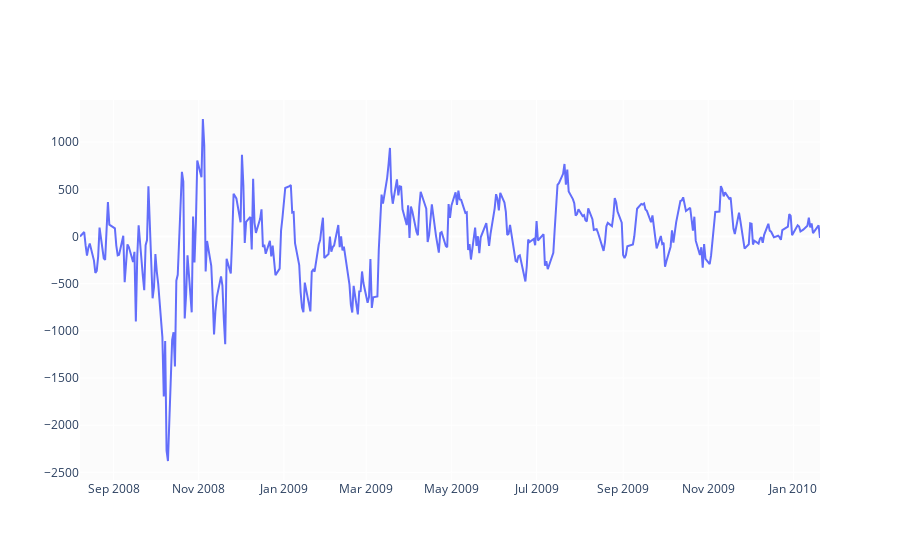

Notebook code for this chart:
### Code cell
#considering the index of 1st year of Dija Data
fig = go.Figure(go.Scatter(x=dj_ti.Date.head(365), y=dj_ti.Momentum.head(365)))
fig.show()

### Figure 1 — Plotly figure (JSON) as saved in the notebook; plotly's stock layout.template omitted (floating-point values rounded to 4 significant figures; data arrays with more than 128 entries replaced by an {"elided": "..."} marker saying what was removed)
{"data": [{"type": "scatter", "x": {"elided": "365 str values"}, "y": {"elided": "365 float values"}}], "layout": {}}
